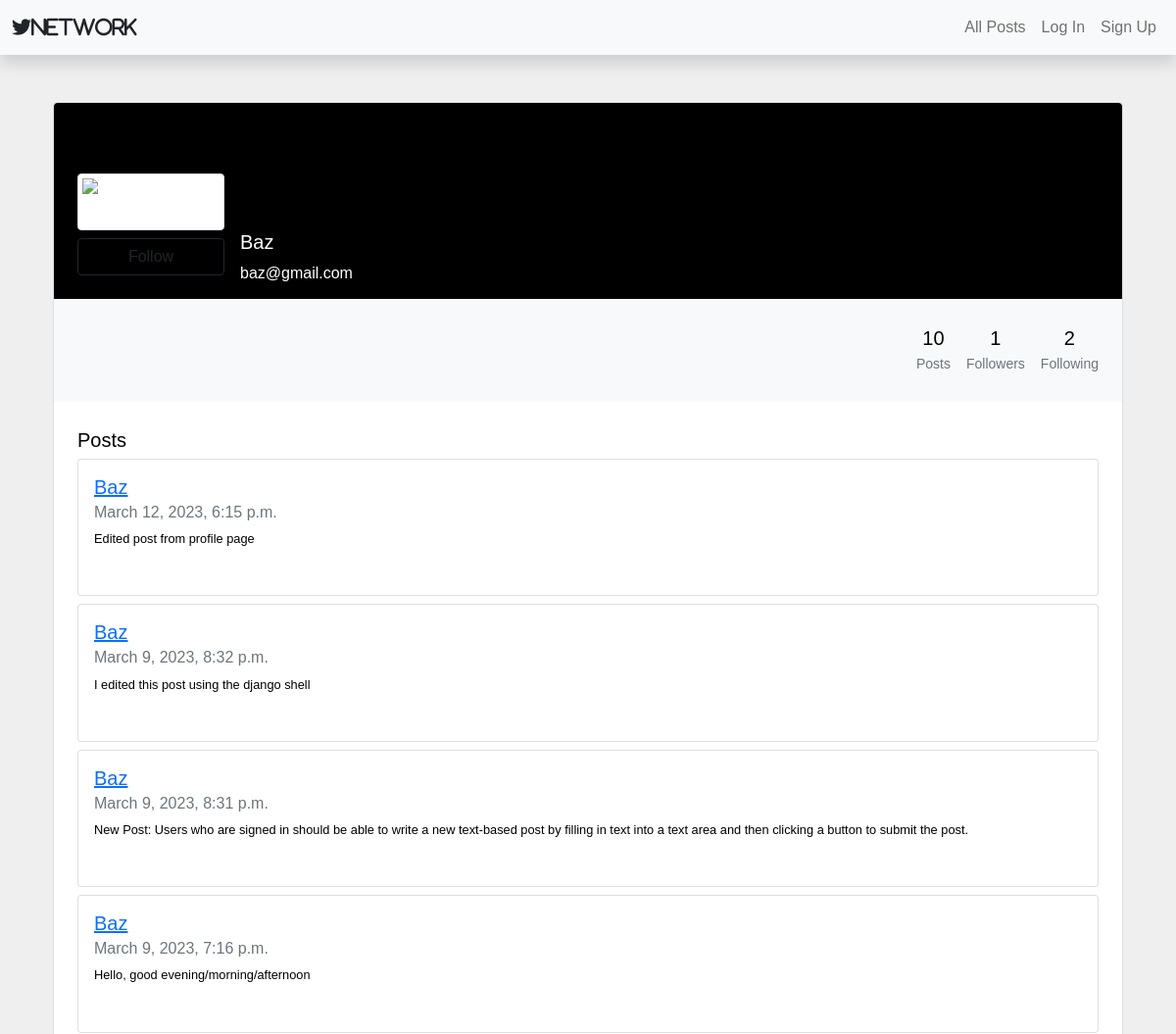
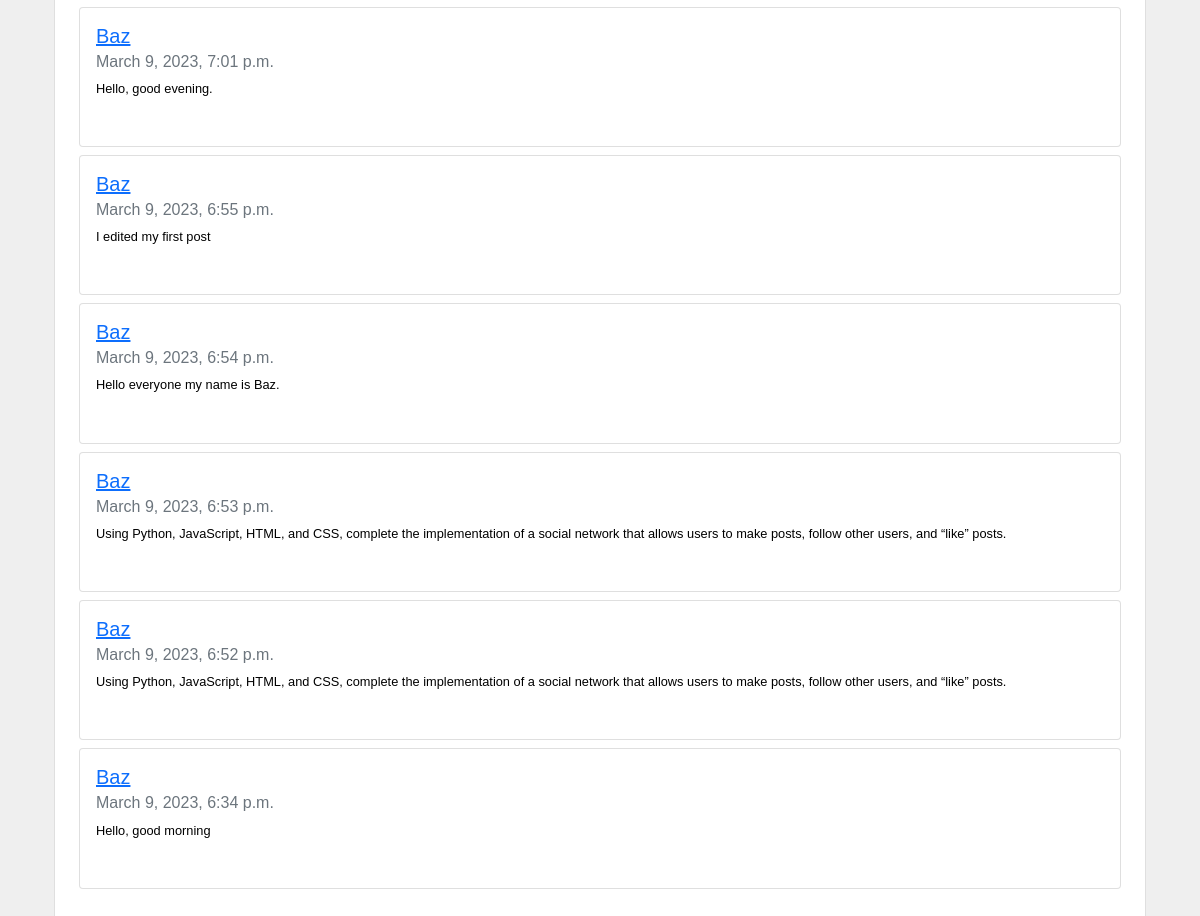
The page /profile/3 on the database its author committed (2 pictures, top to bottom).
### network/models.py (models this page shows, shortened)
class User(AbstractUser):
    pass

class Post(models.Model):
    poster = models.ForeignKey(User, on_delete=models.CASCADE, related_name="userPoster")
    post = models.CharField(max_length=100)
    date = models.DateTimeField(auto_now_add=True)
    likers = models.ManyToManyField(User, related_name="postliked")

### network/views.py (the view)
# urls.py: path("profile/<int:profile_id>", views.profile, name="profile"),
def profile(request, profile_id):
    profile = User.objects.get(pk=profile_id)
    user = request.user
    profile_posts = Post.objects.filter(poster=profile).order_by("-date")
    followings = [e for e in Follow.objects.filter(user=profile)]
    followers = profile.followers.all()
    userfollowing = False
    for follower in followers:
        if follower.user.username == user.username:
            userfollowing = True
    print(f"{userfollowing}")
    paginator = Paginator(profile_posts, 10)
    page_num = request.GET.get("page")
    page_posts = paginator.get_page(page_num)
    return render(request, "network/profile.html", {
        "page_posts": page_posts,
        "profile": profile,
        "num_posts": len(page_posts),
        "followings": followings,
        "followers": followers,
        "userfollowing": userfollowing
    })

### network/templates/network/profile.html (shortened to what this page needs)
{% extends "network/layout.html" %}
{% load static %}
{% block body %}
<section class="h-100 gradient-custom-2">
    <div class="container py-5 h-100">
      <div class="row d-flex justify-content-center align-items-center h-100">
        <div class="col">
          <div class="card">
            <div class="rounded-top text-white d-flex flex-row" style="background-color: #000; height:200px;">
              <div class="ms-4 mt-5 d-flex flex-column" style="width: 150px;">
                <img src="https://mdbcdn.b-cdn.net/img/Photos/new-templates/bootstrap-profiles/avatar-1.webp"
                  alt="Generic placeholder image" class="img-fluid img-thumbnail mt-4 mb-2"
                  style="width: 150px; z-index: 1">
                  {% if profile.username != user.username %}
                    {% if userfollowing %}
                      <a href="{% url 'unfollow' profile_id=profile.id %}" class="btn btn-outline-dark" data-mdb-ripple-color="dark" style="z-index: 1;">Unfollow</a>
                    {% else %}
                      <a href="{% url 'follow' profile_id=profile.id %}" class="btn btn-outline-dark" data-mdb-ripple-color="dark" style="z-index: 1;">Follow</a>
                    {% endif %}
                  {% endif %}
              </div>
              <div class="ms-3" style="margin-top: 130px;">
                <h5>{{ profile.username }}</h5>
                <p>{{ profile.email }}</p>
              </div>
            </div>
            <div class="p-4 text-black" style="background-color: #f8f9fa;">
              <div class="d-flex justify-content-end text-center py-1">
                <div>
                  <p class="mb-1 h5">{{ num_posts }}</p>
                  <p class="small text-muted mb-0">Posts</p>
                </div>
                <div class="px-3">
                  <p class="mb-1 h5">{{ followers|length }}</p>
                  <p class="small text-muted mb-0">Followers</p>
                </div>
                <div>
                  <p class="mb-1 h5">{{ followings|length}}</p>
                  <p class="small text-muted mb-0">Following</p>
                </div>
              </div>
            </div>
            <div class="card-body p-4 text-black">
              <p class="lead fw-normal mb-1">Posts</p>
                <div class="fs-7" id="post-view">
                  {% for post in page_posts %}
                  <div class="card mb-2">
                      <div class="card-body mb-3">
                          <a href="{% url 'profile' profile_id=post.poster.id %}">
                              <h5 class="card-title">{{ post.poster.username }}</h5>
                          </a>
                          <h6 class="card-subtitle mb-2 text-muted">{{ post.date }}</h6>
                          <p class="card-text" id="post{{ post.id }}">{{ post.post }}</p>
                      </div>
                  </div>
              {% endfor %}
                </div>
              </div>
            </div>
          </div>
        </div>
      </div>
    </div>
{% endblock %}

### network/static/network/styles.css (style rules this page uses)
* { margin: 0; padding: 0; font-family: sans-serif; }
body { background: #efefef; }
a { cursor: pointer; }
.fs-7 { font-size: 0.8rem; }

### rows shown on the page
User: username "Baz", email "baz@gmail.com"
Post: poster.username "Baz", date "March 12, 2023, 6:15 p.m.", post "Edited post from profile page"
Post: poster.username "Baz", date "March 9, 2023, 8:32 p.m.", post "I edited this post using the django shell"
Post: poster.username "Baz", date "March 9, 2023, 8:31 p.m.", post "New Post: Users who are signed in should be able to write a new text-based post by filling in text into a text area and then clicking a button to submit the post."
Post: poster.username "Baz", date "March 9, 2023, 7:16 p.m.", post "Hello, good evening/morning/afternoon"
Post: poster.username "Baz", date "March 9, 2023, 7:01 p.m.", post "Hello, good evening."
Post: poster.username "Baz", date "March 9, 2023, 6:55 p.m.", post "I edited my first post"
Post: poster.username "Baz", date "March 9, 2023, 6:54 p.m.", post "Hello everyone my name is Baz."
Post: poster.username "Baz", date "March 9, 2023, 6:53 p.m.", post "Using Python, JavaScript, HTML, and CSS, complete the implementation of a social network that allows users to make posts, follow other users, and “like” posts."
Post: poster.username "Baz", date "March 9, 2023, 6:52 p.m.", post "Using Python, JavaScript, HTML, and CSS, complete the implementation of a social network that allows users to make posts, follow other users, and “like” posts."
Post: poster.username "Baz", date "March 9, 2023, 6:34 p.m.", post "Hello, good morning"

### other values the page prints
{{ num_posts }} "10"
{{ followers|length }} "1"
{{ followings|length }} "2"
